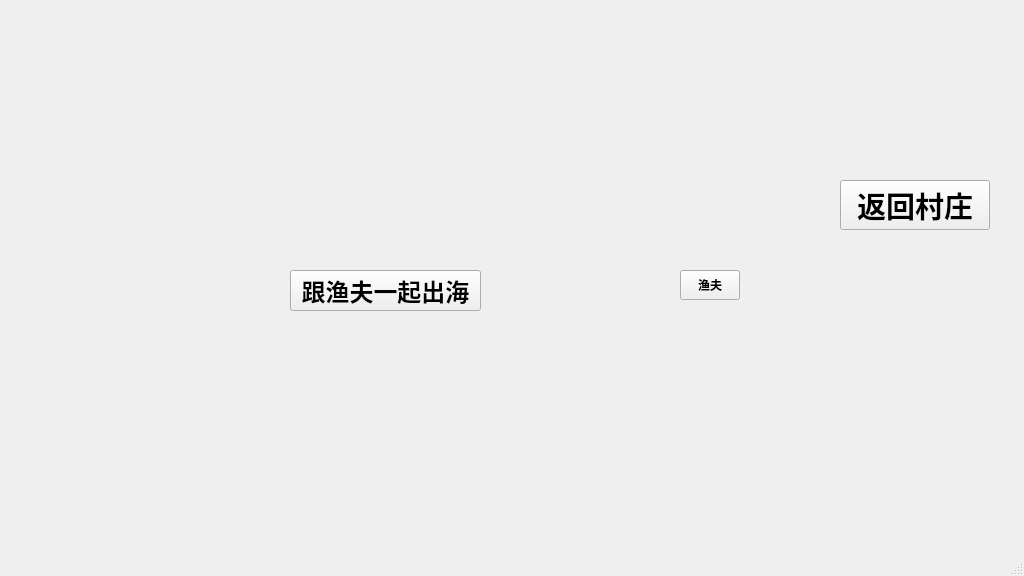
<?xml version="1.0" encoding="UTF-8"?>
<ui version="4.0">
 <class>rolig_sea</class>
 <widget class="QMainWindow" name="rolig_sea">
  <property name="geometry">
   <rect>
    <x>0</x>
    <y>0</y>
    <width>1024</width>
    <height>576</height>
   </rect>
  </property>
  <property name="windowTitle">
   <string>MainWindow</string>
  </property>
  <widget class="QWidget" name="centralwidget">
   <widget class="QWidget" name="fisherman" native="true">
    <property name="geometry">
     <rect>
      <x>660</x>
      <y>310</y>
      <width>100</width>
      <height>100</height>
     </rect>
    </property>
   </widget>
   <widget class="QPushButton" name="pushButton">
    <property name="geometry">
     <rect>
      <x>680</x>
      <y>270</y>
      <width>60</width>
      <height>30</height>
     </rect>
    </property>
    <property name="font">
     <font>
      <bold>true</bold>
     </font>
    </property>
    <property name="text">
     <string>渔夫</string>
    </property>
   </widget>
   <widget class="QWidget" name="widget" native="true">
    <property name="geometry">
     <rect>
      <x>850</x>
      <y>360</y>
      <width>100</width>
      <height>100</height>
     </rect>
    </property>
   </widget>
   <widget class="QPushButton" name="back">
    <property name="geometry">
     <rect>
      <x>840</x>
      <y>180</y>
      <width>150</width>
      <height>50</height>
     </rect>
    </property>
    <property name="font">
     <font>
      <pointsize>22</pointsize>
      <bold>true</bold>
     </font>
    </property>
    <property name="text">
     <string>返回村庄</string>
    </property>
   </widget>
   <widget class="QWidget" name="backwid" native="true">
    <property name="geometry">
     <rect>
      <x>830</x>
      <y>240</y>
      <width>120</width>
      <height>80</height>
     </rect>
    </property>
   </widget>
   <widget class="QPushButton" name="out_sea">
    <property name="geometry">
     <rect>
      <x>290</x>
      <y>270</y>
      <width>191</width>
      <height>41</height>
     </rect>
    </property>
    <property name="font">
     <font>
      <pointsize>18</pointsize>
      <bold>true</bold>
     </font>
    </property>
    <property name="text">
     <string>跟渔夫一起出海</string>
    </property>
   </widget>
  </widget>
  <widget class="QMenuBar" name="menubar">
   <property name="geometry">
    <rect>
     <x>0</x>
     <y>0</y>
     <width>1024</width>
     <height>25</height>
    </rect>
   </property>
  </widget>
  <widget class="QStatusBar" name="statusbar"/>
 </widget>
 <resources/>
 <connections/>
</ui>
